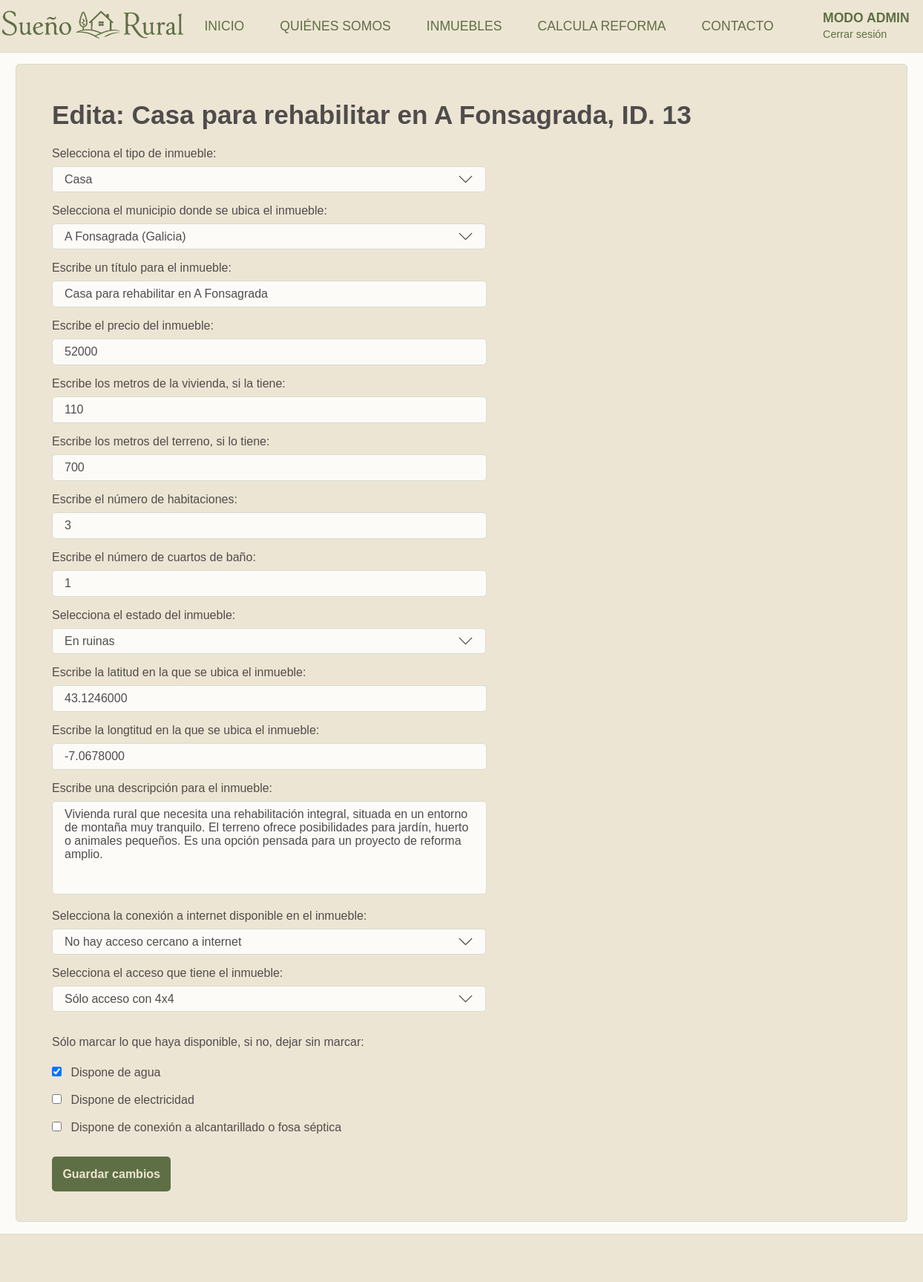
Page /inmueble_form.php?id=13 (signed in) on the committed database.
### tables this page shows
CREATE TABLE `inmueble` (
  `id_inmueble` int(10) UNSIGNED NOT NULL,
  `tipo_inmueble` enum('casa','terreno','cabana','piso') NOT NULL,
  `titulo_inmueble` varchar(255) NOT NULL,
  `precio_inmueble` int(10) UNSIGNED NOT NULL,
  `metros_vivienda` int(10) UNSIGNED DEFAULT NULL,
  `metros_terreno` int(10) UNSIGNED DEFAULT NULL,
  `estado_inmueble` enum('listo para entrar','necesita reformas','ruina') DEFAULT NULL,
  `latitud_inmueble` decimal(10,7) NOT NULL,
  `longitud_inmueble` decimal(10,7) NOT NULL,
  `descripcion_inmueble` text NOT NULL,
  `id_municipio` int(10) UNSIGNED NOT NULL,
  `agua_inmueble` tinyint(4) NOT NULL DEFAULT 0,
  `electricidad_inmueble` tinyint(4) NOT NULL DEFAULT 0,
  `internet_inmueble` enum('no','basico','alta velocidad') NOT NULL,
  `acceso_inmueble` enum('directo','4 por 4','camino') NOT NULL,
  `saneamiento_inmueble` tinyint(4) NOT NULL DEFAULT 0,
  `fecha_publicacion_inmueble` datetime NOT NULL DEFAULT current_timestamp(),
  `habitaciones_inmueble` int(10) UNSIGNED DEFAULT NULL,
  `banos_inmueble` int(10) UNSIGNED DEFAULT NULL
);

CREATE TABLE `municipio` (
  `id_municipio` int(10) UNSIGNED NOT NULL,
  `region_municipio` varchar(45) NOT NULL,
  `nombre_municipio` varchar(45) NOT NULL,
  `tranquilidad_municipio` int(10) UNSIGNED NOT NULL,
  `descripcion_municipio` text NOT NULL
);

### inmueble_form.php (the view, shortened to what this page needs)
<?php
    require_once "conexionBD.php";
    $id_inmueble = $_GET['id'] ?? null;
    $modo_edicion = false;
    $inmueble = null;
    if($id_inmueble){
        $modo_edicion= true;
        $sql = "SELECT * FROM inmueble WHERE id_inmueble=:id";
        $consulta = $conexion->prepare($sql);
        $consulta->bindParam(':id', $id_inmueble, PDO::PARAM_INT);
        $consulta->execute();
        $inmueble = $consulta->fetch(PDO::FETCH_ASSOC);
    }
    $tipo = $inmueble['tipo_inmueble'] ?? '';
    $id_municipio = $inmueble['id_municipio'] ?? '';
    $titulo = $inmueble['titulo_inmueble'] ?? '';
    $precio = $inmueble['precio_inmueble'] ?? '';
    $metros_vivienda = $inmueble['metros_vivienda'] ?? '';
    $metros_terreno = $inmueble['metros_terreno'] ?? '';
    $habitaciones = $inmueble['habitaciones_inmueble'] ?? '';
    $banos = $inmueble['banos_inmueble'] ?? '';
    $estado = $inmueble['estado_inmueble'] ?? '';
    $latitud = $inmueble['latitud_inmueble'] ?? '';
    $longitud = $inmueble['longitud_inmueble'] ?? '';
    $descripcion = $inmueble['descripcion_inmueble'] ?? '';
    $internet = $inmueble['internet_inmueble'] ?? '';
    $acceso = $inmueble['acceso_inmueble'] ?? '';
    $agua = $inmueble['agua_inmueble'] ?? '';
    $electricidad = $inmueble['electricidad_inmueble'] ?? '';
    $saneamiento = $inmueble['saneamiento_inmueble'] ?? '';
    $sql_municipios = "SELECT id_municipio, nombre_municipio, region_municipio
    FROM municipio
    ORDER BY region_municipio, nombre_municipio";
    $consulta_municipios = $conexion->query($sql_municipios);
    $municipios = $consulta_municipios->fetchAll(PDO::FETCH_ASSOC);
?>
<!DOCTYPE html>
<html lang="es">
<head>
    <link rel="stylesheet" href="css\styles.css">
</head>
<body>
    <?php require_once "header.php"?>
    <div class="pagina">
        <div class="contenedorEstandar">
            <div class="contenedorFlex">
                <?php if ($modo_edicion): ?>
                    <h1>Edita: <?php echo htmlspecialchars($titulo).', ID. '. $id_inmueble?></h1>
                <?php else: ?>
                    <h1>Añade un nuevo inmueble</h1>
                <?php endif ?>
                <div>
                    <form action="guardar_inmueble.php" method="POST" id="formFiltros">
                        <label for="tipo">Selecciona el tipo de inmueble:</label><br>
                        <select name="tipo" id="tipo" required>
                            <option value="casa" <?php if($tipo === 'casa') echo 'selected'?>>Casa</option>
                        </select><br>
                        <label for="id_municipio">Selecciona el municipio donde se ubica el inmueble:</label><br>
                        <select name="id_municipio" id="idMunicipio" required>
                            <?php foreach ($municipios as $municipio): ?>
                                <option value="<?php echo $municipio['id_municipio']; ?>"
                                    <?php if ($id_municipio == $municipio['id_municipio']) echo 'selected'; ?>>
                                    <?php echo htmlspecialchars($municipio['nombre_municipio'] . ' (' . $municipio['region_municipio'] . ')'); ?>
                                </option>
                            <?php endforeach; ?>
                        </select><br>
                        <label for="titulo">Escribe un título para el inmueble:</label><br>
                        <input type="text" name="titulo" id="titulo" value="<?php echo htmlspecialchars($titulo ?? ''); ?>" maxlength="100" placeholder="Ej. Piso con vistas al valle" required><br>
                        <label for="precio">Escribe el precio del inmueble:</label><br>
                        <input type="number" name="precio" id="precio" value="<?php echo htmlspecialchars($precio ?? '');?>" min="0" step="1" placeholder="Ej. 49000" required>
                        <span class="mensaje errorPrecio"></span><br>
                        <label for="metros_viv">Escribe los metros de la vivienda, si la tiene:</label><br>
                        <input type="number" name="metros_viv" id="metrosViv" maxlength="10" value="<?php echo htmlspecialchars($metros_vivienda ?? ''); ?>" min="0" step="1" placeholder="Ej. 110">
                        <span class="mensaje errorMetrosViv"></span><br>
                        <label for="metros_terr">Escribe los metros del terreno, si lo tiene:<label><br>
                        <input type="number" name="metros_terr" id="metrosTerr" value="<?php echo htmlspecialchars($metros_terreno ?? ''); ?>" min="0" step="1" placeholder="Ej. 350">
                        <span class="mensaje errorMetrosTerr"></span><br>
                        <label for="habitaciones">Escribe el número de habitaciones:</label><br>
                        <input type="number" name="habitaciones" id="habitaciones" value="<?php echo htmlspecialchars($habitaciones ?? ''); ?>" min="0" max="30" step="1" placeholder="Ej. 3">
                        <span class="mensaje errorHabitaciones"></span><br>
                        <label for="banos">Escribe el número de cuartos de baño:</label><br>
                        <input type="number" name="banos" id="banos" value="<?php echo htmlspecialchars($banos ?? ''); ?>" min="0" max="20" step="1" placeholder="Ej. 1">
                        <span class="mensaje errorBanos"></span><br>
                        <label for="estado">Selecciona el estado del inmueble:</label><br>
                        <select name="estado" id="estado">
                            <option value="ruina" <?php if($estado === 'ruina') echo 'selected'?>>En ruinas</option>
                        </select><br>
                        <label for="latitud">Escribe la latitud en la que se ubica el inmueble:</label><br>
                        <input type="text" name="latitud" id="latitud" value="<?php echo htmlspecialchars($latitud ?? ''); ?>" placeholder="Ej. 41.40338" required>
                        <span class="mensaje errorLatitud"></span><br>
                        <label for="longitud">Escribe la longtitud en la que se ubica el inmueble:</label><br>
                        <input type="text" name="longitud" id="longitud" value="<?php echo htmlspecialchars($longitud ?? ''); ?>" placeholder="Ej. 41.40338" required>
                        <span class="mensaje errorLongitud"></span><br>
                        <label for="descripcion">Escribe una descripción para el inmueble:</label><br>
                        <textarea name="descripcion" id="descripcion" maxlength="1000" rows="6" placeholder="Desarrolle aquí la descripción" required><?php echo htmlspecialchars($descripcion ?? ''); ?></textarea><br>
                        <label for="internet">Selecciona la conexión a internet disponible en el inmueble:</label><br>
                        <select name="internet" id="internet" required>
                            <option value="no" <?php if($internet === 'no') echo 'selected'?>>No hay acceso cercano a internet </option>
                        </select><br>
                        <label for="acceso">Selecciona el acceso que tiene el inmueble:</label><br>
                        <select name="acceso" id="acceso" required>
                            <option value="4 por 4" <?php if($acceso === '4 por 4') echo 'selected'?>>Sólo acceso con 4x4</option>
                        </select>
                        <p>Sólo marcar lo que haya disponible, si no, dejar sin marcar:</p>
                        <input type="checkbox" id="agua" name="agua" value="1" <?php if($agua == '1') echo 'checked'?>>
                        <label for="agua">Dispone de agua</label><br>
                        <input type="checkbox" id="electricidad" name="electricidad" value="1" <?php if($electricidad == '1') echo 'checked'?>>
                        <label for="electricidad">Dispone de electricidad</label><br>
                        <input type="checkbox" id="saneamiento" name="saneamiento" value="1" <?php if($saneamiento == '1') echo 'checked'?> >
                        <label for="saneamiento">Dispone de conexión a alcantarillado o fosa séptica</label>
                        <br><br>
                    <button type="submit">
                        <?php echo $modo_edicion ? 'Guardar cambios' : 'Añadir inmueble'; ?>
                    </button>
                    </form>
                </div>
            </div>
        </div>
    </div>
    <?php require_once "footer.php"; ?>
</body>
</html>

### css/styles.css (style rules this page uses)
html, body { margin: 0; padding: 0; min-height: 100%; }
p, label { color: rgb(80, 76, 76); font-family: Candara, sans-serif; font-size: 1rem; }
body { padding-top: 70px; display: grid; grid-template-rows: 1fr auto; height: calc(100vh - 70px); }
h1 { color: rgb(80, 76, 76); font-family: Candara, sans-serif; font-weight: bold; font-size: 2.2rem; }
.pagina { display: flex; justify-content: center; align-content: center; width: 100%; background: rgb(253, 251, 248); }
select, input { appearance: none; -webkit-appearance: none; -moz-appearance: none; background-color: rgb(253, 251, 248); color: rgb(80, 76, 76); font-family: Candara, sans-serif; font-size: 1rem; padding: 0.5rem 1rem; border: solid 1px rgb(215, 219, 208); border-radius: 5px; cursor: pointer; }
select { width: 100%; background-image: url(../img/chevron-down.svg); background-position: right 10px center; background-repeat: no-repeat; background-size: contain; margin-bottom: 1.1rem; }
option { font-family: Candara, sans-serif; font-size: 1rem; color: rgb(80, 76, 76); }
textarea { appearance: none; -webkit-appearance: none; -moz-appearance: none; background-color: rgb(253, 251, 248); color: rgb(80, 76, 76); font-family: Candara, sans-serif; font-size: 1rem; padding: 0.5rem 1rem; border: solid 1px rgb(215, 219, 208); border-radius: 5px; cursor: pointer; width: 88%; resize: none; }
button { background-color: rgb(94, 111, 69); color: rgb(237, 229, 211); font-weight: bold; font-size: 1rem; padding: 0.9rem; border-radius: 5px; border: 0; cursor: pointer; align-self: center; font-family: Candara, sans-serif; }
input[type="text"], input[type="email"], input[type="password"] { width: 83%; margin-bottom: 1.1rem; }
.contenedorEstandar { width: 1200px; height: fit-content; margin: 1rem; padding: 0; display: flex; justify-content: center; align-items: center; background: rgb(237, 229, 211); border: solid 1px rgb(215, 219, 208); border-radius: 5px; font-family: Candara, sans-serif; overflow: hidden; }
input[type="checkbox"] { appearance: checkbox; -webkit-appearance:checkbox; -moz-appearance:checkbox; }
.contenedorFlex { display: flex; flex-direction: column; justify-content: flex-start; width: 100%; padding: 1.5rem 3rem 2.5rem 3rem; }
.contenedorFlex input, .contenedorFlex select, .contenedorFlex textarea { margin: 0.5rem 0rem 1rem 0rem ; width: 50%; }
.contenedorFlex input[type=checkbox] { margin-right: 0.5rem ; width: auto; }
.contenedorFlex select { width: 53%; }

### rows in the picture
inmueble: titulo_inmueble "Casa para rehabilitar en A Fonsagrada", tipo "Casa", id_municipio "A Fonsagrada (Galicia)", titulo "Casa para rehabilitar en A Fonsagrada", precio "52000", metros_viv "110", metros_terr "700", habitaciones "3", banos "1", estado "En ruinas", latitud "43.1246000", longitud "-7.0678000", descripcion "Vivienda rural que necesita una rehabilitación integral, situada en un entorno de montaña muy tranquilo. El terreno ofrece posibilidades para jardín, huerto o animales pequeños. Es una opción pensada para un proyecto de reforma amplio.", internet "No hay acceso cercano a internet", acceso "Sólo acceso con 4x4", agua_inmueble "☑"

### other values in the picture
$id_inmueble "13"
